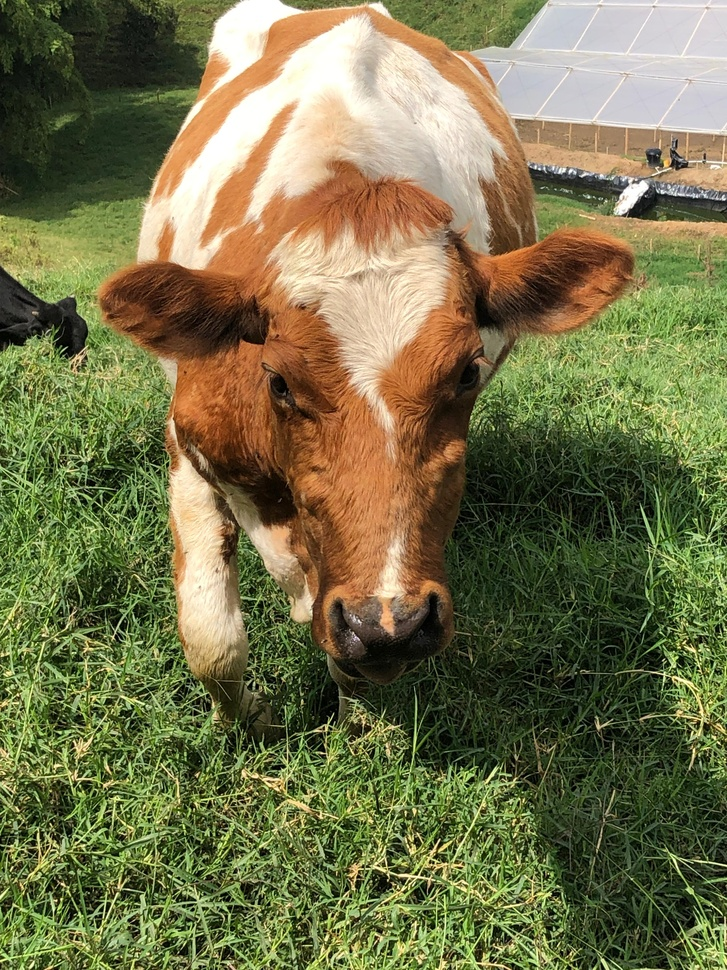
#> input picture Vision Artificial/Actividad en clase 2/Imagenes/Vaca.jpg, 727 x 970 px, shrunk from 3024 x 4032 before the run, found by its file name
$ python Logical.py
#> lines starting #> are read from the running program, lines starting #| are printed output that depends on the picture; after the words box and inside, x2 and y2 are one past the last pixel; in counts of white or black regions, pixels touching at a corner belong together
import cv2
import matplotlib.pyplot as plt

# Cargar dos imágenes binarizadas (deben ser del mismo tamaño)
img1 = cv2.imread('Actividad en clase 2/Imagenes/Vaca.jpg', cv2.IMREAD_GRAYSCALE)
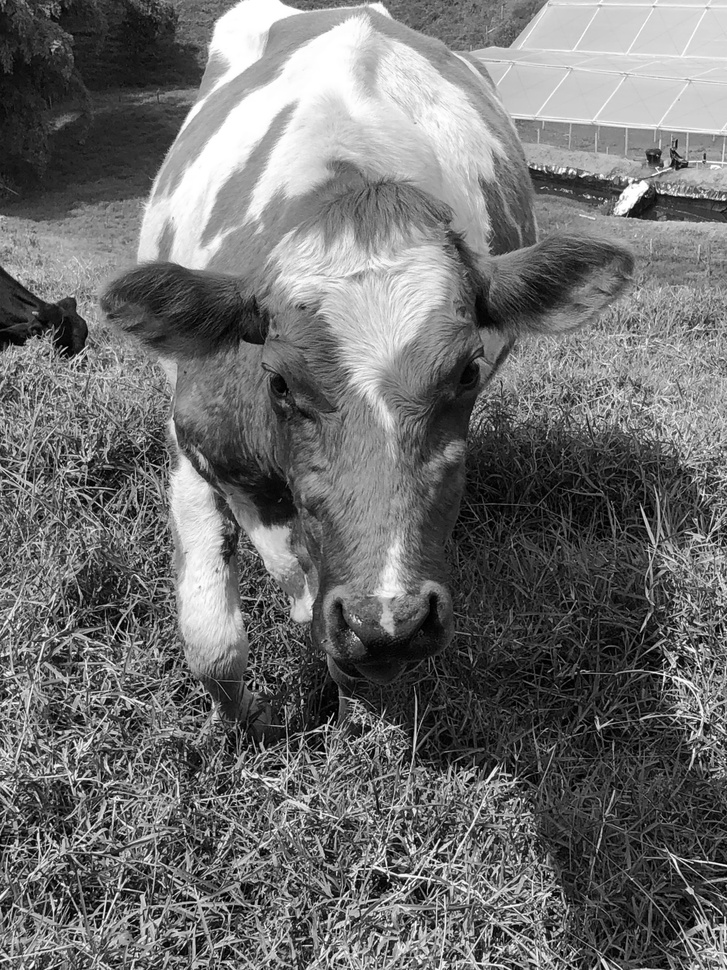
#> img1: shape (970, 727); min 0, max 255, mean 111.1
img2 = cv2.imread('Actividad en clase 2/Imagenes/Paisaje.jpg', cv2.IMREAD_GRAYSCALE)
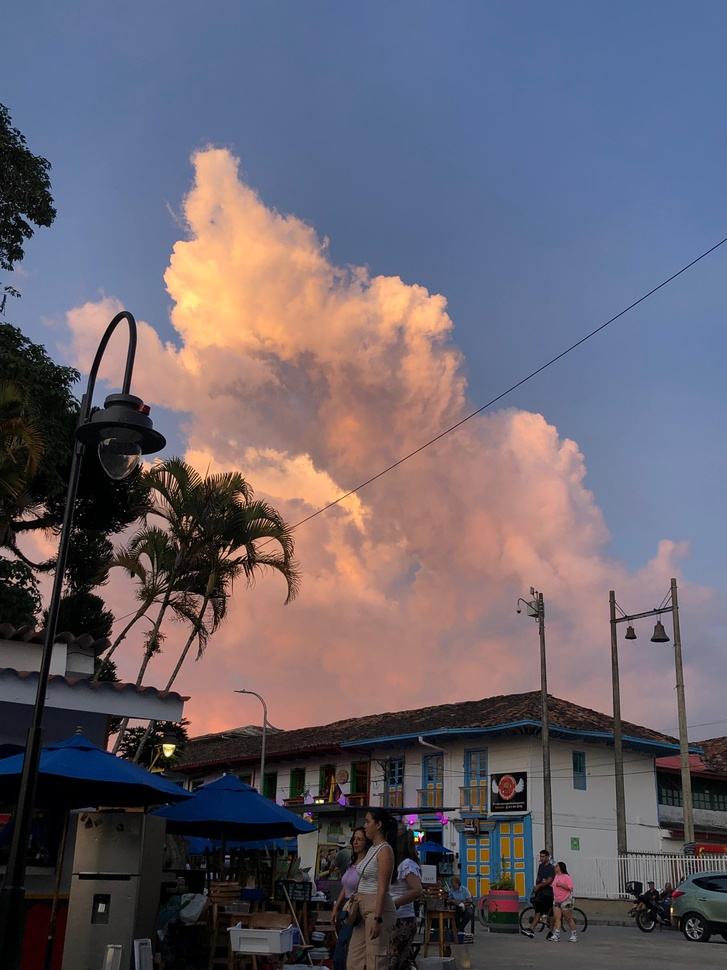
#> input picture Vision Artificial/Actividad en clase 2/Imagenes/Paisaje.jpg, 727 x 970 px, shrunk from 3024 x 4032 before the run, found by its file name
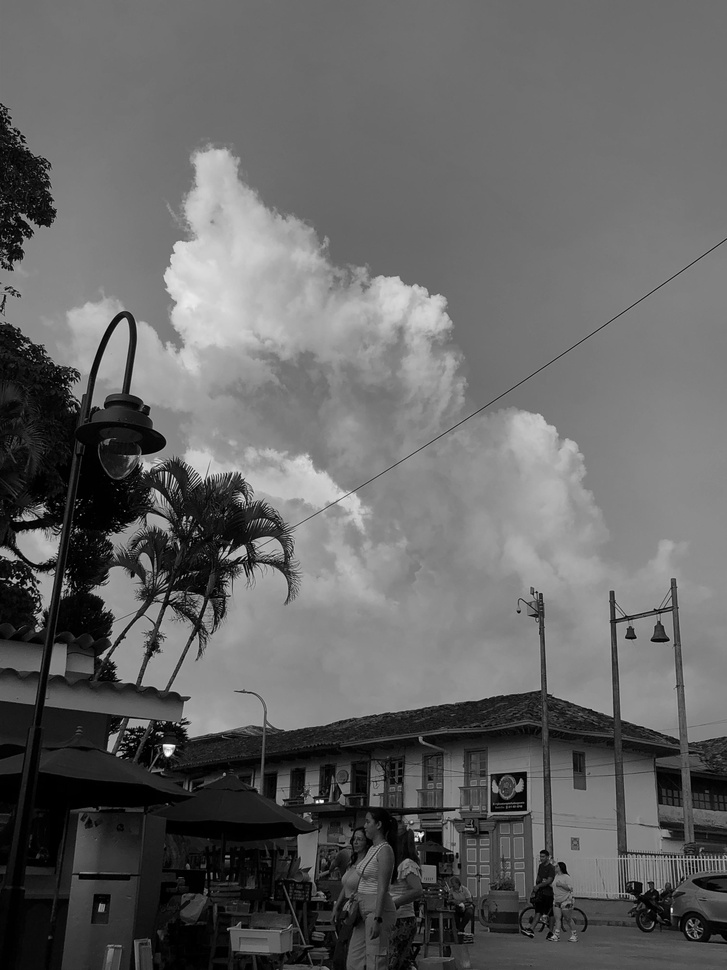
#> img2: shape (970, 727); min 0, max 254, mean 100.2

# Convertir a binario (umbralizar si es necesario)
_, img1_bin = cv2.threshold(img1, 128, 255, cv2.THRESH_BINARY)
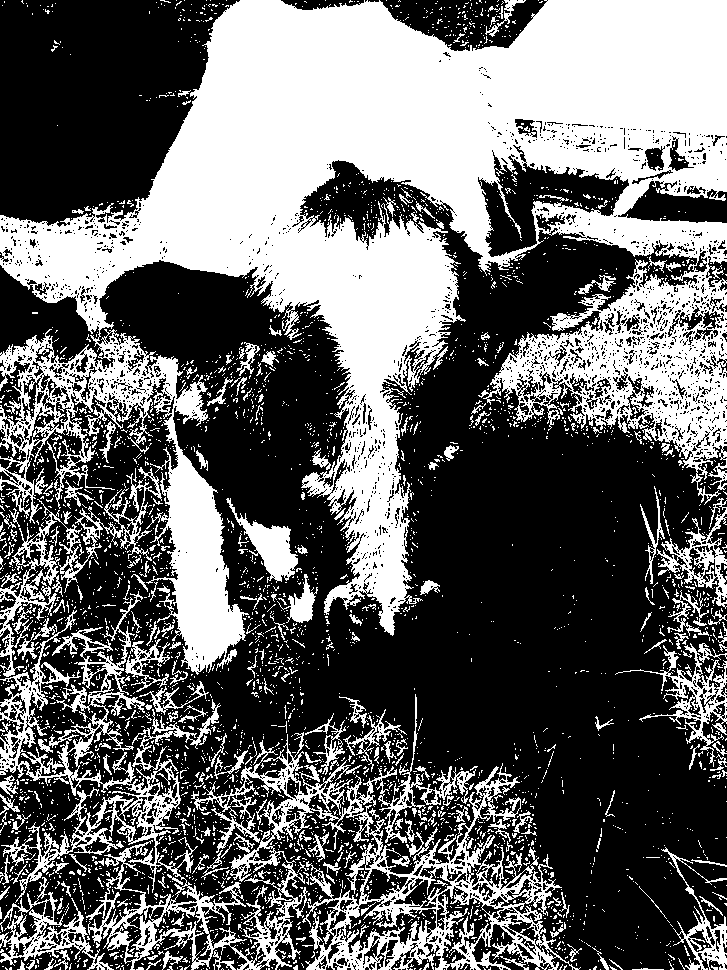
#> img1_bin: shape (970, 727); 40% white; 3749 white regions (3498 under 20 px), largest, box (x1, y1, x2, y2) and area: (0, 0, 727, 675) 199280, (0, 591, 581, 970) 39083, (0, 467, 162, 677) 4600
_, img2_bin = cv2.threshold(img2, 128, 255, cv2.THRESH_BINARY)
#> img2_bin: shape (970, 727); 31.9% white; 1009 white regions (941 under 20 px), largest, box (x1, y1, x2, y2) and area: (0, 143, 727, 738) 197953, (616, 611, 679, 739) 5823, (553, 826, 653, 898) 3085

# Operación AND
and_img = cv2.bitwise_and(img1_bin, img2_bin)
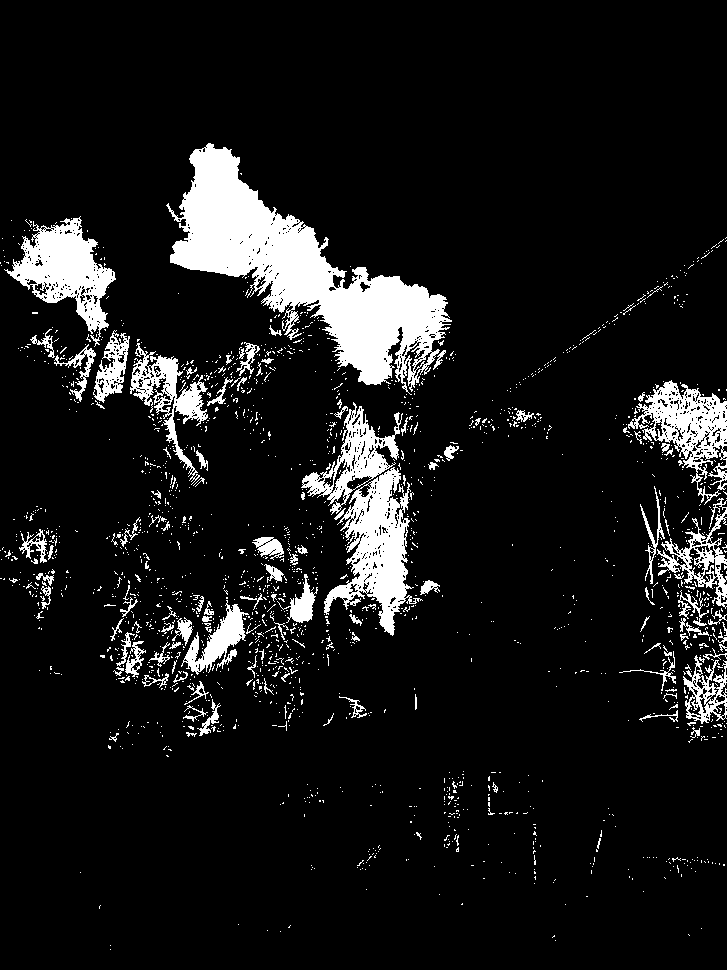
#> and_img: shape (970, 727); 9.7% white; 1892 white regions (1767 under 20 px), largest, box (x1, y1, x2, y2) and area: (166, 143, 452, 395) 24088, (324, 467, 423, 636) 6837, (4, 216, 116, 347) 5823

# Operación OR
or_img = cv2.bitwise_or(img1_bin, img2_bin)
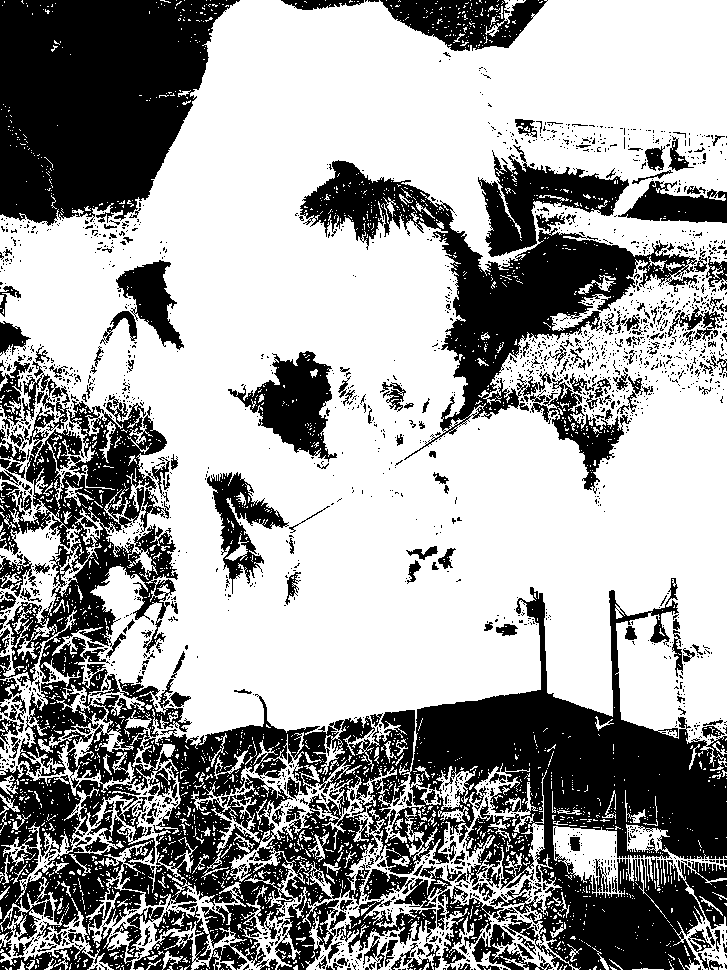
#> or_img: shape (970, 727); 62.2% white; 2156 black regions (1907 under 20 px), largest, box (x1, y1, x2, y2) and area: (0, 395, 727, 970) 139519, (0, 0, 240, 226) 39650, (300, 160, 698, 460) 24956

# Operación NOT
not_img1 = cv2.bitwise_not(img1_bin)
not_img2 = cv2.bitwise_not(img2_bin)

# Mostrar las imágenes resultantes

# Mostrar las imágenes utilizando matplotlib
fig, axes = plt.subplots(2,2 , figsize=(15, 5))

axes[0][0].imshow(and_img, cmap='gray')
axes[0][0].set_title("AND")
axes[0][0].axis('off')

axes[0][1].imshow(or_img, cmap='gray')
axes[0][1].set_title("OR")
axes[0][1].axis('off')

axes[1][0].imshow(not_img1, cmap='gray')
axes[1][0].set_title("NOT IMAGEN UNO")
axes[1][0].axis('off')

axes[1][1].imshow(not_img2, cmap='gray')
axes[1][1].set_title("NOT IMAGEN DOS")
axes[1][1].axis('off')

plt.show()
